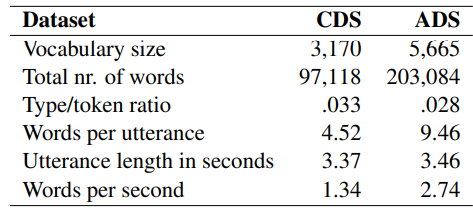
#> input picture opencv/test.png, 473 x 210 px
$ python final.py
#> lines starting #> are read from the running program, lines starting #| are printed output that depends on the picture
import cv2
import numpy as np
from matplotlib import pyplot as plt


# 此文件试图给图片补上线
def judge(list, num):
    for item in list:
        if abs(num - item) <= 8:
            return False
    return True


# 0 黑色  255 白色
img = cv2.imread('test.png', 0)
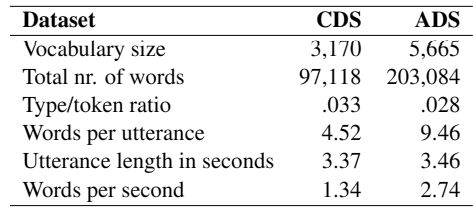
#> img: shape (210, 473); min 0, max 255, mean 233.6
ret, img = cv2.threshold(img, 127, 255, cv2.THRESH_BINARY)
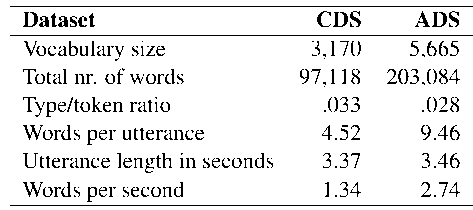
#> img: shape (210, 473); 91.9% white; black in thin lines or dots

shape = img.shape
#> shape = (210, 473)
print(shape)
#| (210, 473)
row = shape[0]
#> row = 210
col = shape[1]
#> col = 473
count = 0

# 获取图片的横线
lines = []
for i in range(row):
    count = 0
    for j in range(col):
        px = img[i, j]
        if px == 0:
            count += 1
    if count > int(3 * row / 2):
        lines.append(i)
#> after the loop, lines = [6, 35, 205]
print("一共找到如下横线" + str(lines))
#| 一共找到如下横线[6, 35, 205]
linesNum = len(lines)
#> linesNum = 3

xBegin = 0
for i in range(col):
    if img[lines[0], i] == 0:
        xBegin = i
        break

xEnd = 0
for i in range(col - 1, 0, -1):
    if img[lines[0], i] == 0:
        xEnd = i
        break
print("x" + str(xBegin) + " x" + str(xEnd))
#| x10 x472

myList = []
last = -1
for i in range(col):
    count = 0
    for j in range(row):
        px = img[j, i]
        if px == 0:
            count += 1
    if count <= linesNum:
        myList.append(i)
#> after the loop, myList = 110 values from 0 to 472
print(myList)
#> (printed output is left out)

newList = []
i = 0
while i < len(myList):
    temp = []
    for j in range(myList[i], myList[-1]):
        if j in myList:
            temp.append(j)
            i += 1
        else:
            i -= 1
            break
    i += 1
    newList.append(temp)
#> this loop made 17 passes
#> i on passes 1 to 12: 23, 24, 26, 28, 30, 32, 34, 37, 64, 66, 67, 93
#> after the loop, i = 110; newList = 17 items, first 6: [0, 1, 2, 3, 4, 5, 6, 7, 8, 9, 10, 11, 12, 13, 14, 15, 16, 17, 18, 19, 20, 21, 22], [184], [210, 211], [220, 221], [230, 231], [242, 243]

# 最左边的边处理 最右边的边处理
newList.remove(newList[0])
newList.remove(newList[-1])
cv2.line(img, (xBegin, lines[0]), (xBegin, lines[-1]), (0, 0, 0), 1)
cv2.line(img, (xEnd, lines[0]), (xEnd, lines[-1]), (0, 0, 0), 1)
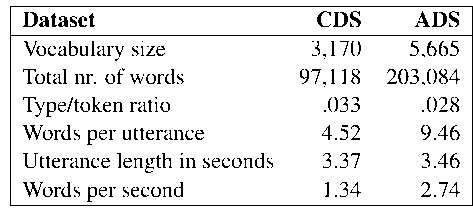
#> img: shape (210, 473); 91.5% white; black in thin lines or dots

verticalNum = 2
for i in newList:
    print(len(i))
    if len(i) > 15:
        verticalNum += 1
        num = int((i[0] + i[-1]) / 2)
        cv2.line(img, (num, lines[0]), (num, lines[-1]), (0, 0, 0), 1)
#> this loop made 15 passes
#> (verticalNum, num) on passes 8, 11: (3, 286), (4, 373)
#| 1
#| 2
#| 2
#| 2
#| 2
#| 2
#| 3
#| 27
#> (further printed lines are left out)
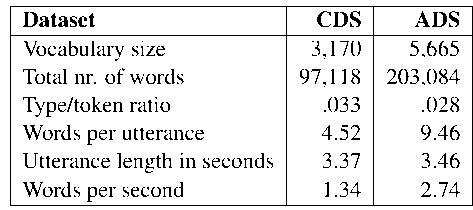
#> img: shape (210, 473); 91.1% white; black in thin lines or dots
#> after the loop, verticalNum = 4


myList = []
last = -1
for i in range(row):
    count = 0
    for j in range(col):
        px = img[i, j]
        if px == 0:
            count += 1
    if count <= 6:
        myList.append(i)
#> after the loop, myList = 90 values from 0 to 209

newList = []
i = 0
while i < len(myList):
    temp = []
    for j in range(myList[i], myList[-1]):
        if j in myList:
            temp.append(j)
            i += 1
        else:
            i -= 1
            break
    i += 1
    newList.append(temp)
#> this loop made 15 passes
#> i on passes 1 to 12: 6, 10, 18, 23, 25, 34, 47, 55, 59, 67, 70, 79
#> after the loop, i = 90; newList = 15 items, first 6: [0, 1, 2, 3, 4, 5], [7, 8, 9, 10], [27, 28, 29, 30, 31, 32, 33, 34], [36, 37, 38, 39, 40], [57, 58], [60, 61, 62, 63, 64, 65, 66, 67, 68]
print(newList)
#> (printed output is left out)

for i in newList:
    if len(i) > 7:
        num = int((i[0] + i[-1]) / 2)
        print(num)
        if not judge(lines, num):
            continue
        cv2.line(img, (xBegin, num), (xEnd, num), (0, 0, 0), 1)
#> this loop made 15 passes
#> (i, num) on passes 3, 6, 7, 8, 10, 12: ([27, 28, 29, 30, 31, 32, 33, 34], 30), ([60, 61, 62, 63, 64, 65, 66, 67, 68], 64), ([84, 85, 86, 87, 88, 89, 90, 91, 92, 93, 94, 95, 96], 90), ([117, 118, 119, 120, 121, 122, 123, 124], 120), ([145, 146, 147, 148, 149, 150, 151, 152], 148), ([173, 174, 175, 176, 177, 178, 179, 180, 181], 177)
#> i on passes 1, 2, 4, 5, 9, 11: [0, 1, 2, 3, 4, 5], [7, 8, 9, 10], [36, 37, 38, 39, 40], [57, 58], [140, 141, 142, 143], [168, 169, 170]
#| 30
#| 64
#| 90
#| 120
#| 148
#| 177
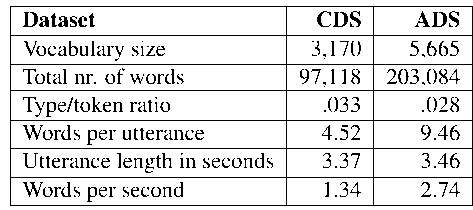
#> img: shape (210, 473); 88.8% white; black in thin lines or dots


cv2.imshow('image', img)
#cv2.imwrite("hhhh.png", img)
cv2.waitKey(0)
cv2.destroyAllWindows()
